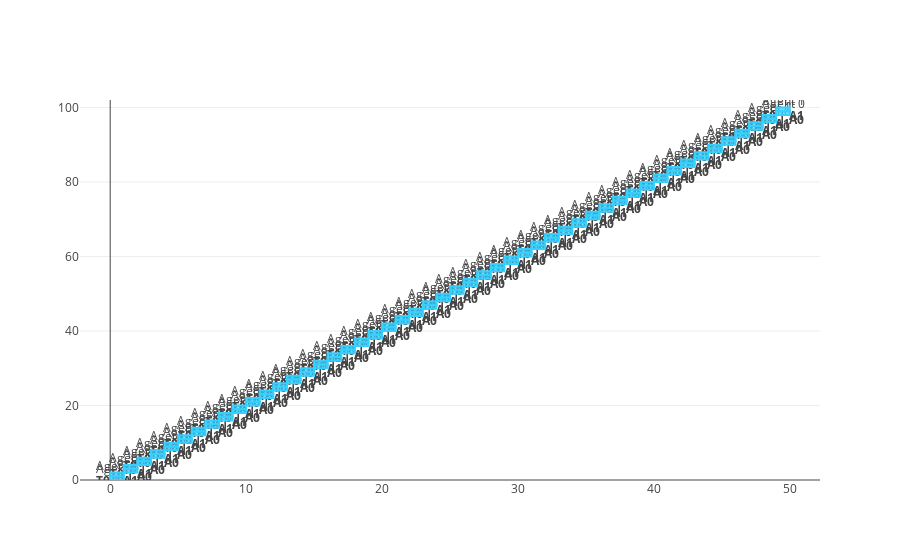

Here is the notebook cell this chart was saved with:
### Code cell
my_workplace.print_current_state()

### Figure 1 — Plotly figure (JSON) as saved in the notebook; plotly's stock layout.template omitted (floating-point values rounded to 4 significant figures)
{"data": [{"mode": "text", "text": ["Agent 0<br><b>T0 | A0</b>", "Agent 1<br><b>T0 | A1</b>", "Agent 0<br><b>T0 | A0</b>", "Agent 1<br><b>T0 | A1</b>", "Agent 0<br><b>T0 | A0</b>", "Agent 1<br><b>T0 | A1</b>", "Agent 0<br><b>T0 | A0</b>", "Agent 1<br><b>T0 | A1</b>", "Agent 0<br><b>T0 | A0</b>", "Agent 1<br><b>T0 | A1</b>", "Agent 0<br><b>T0 | A0</b>", "Agent 1<br><b>T0 | A1</b>", "Agent 0<br><b>T0 | A0</b>", "Agent 1<br><b>T0 | A1</b>", "Agent 0<br><b>T0 | A0</b>", "Agent 1<br><b>T0 | A1</b>", "Agent 0<br><b>T0 | A0</b>", "Agent 1<br><b>T0 | A1</b>", "Agent 0<br><b>T0 | A0</b>", "Agent 1<br><b>T0 | A1</b>", "Agent 0<br><b>T0 | A0</b>", "Agent 1<br><b>T0 | A1</b>", "Agent 0<br><b>T0 | A0</b>", "Agent 1<br><b>T0 | A1</b>", "Agent 0<br><b>T0 | A0</b>", "Agent 1<br><b>T0 | A1</b>", "Agent 0<br><b>T0 | A0</b>", "Agent 1<br><b>T0 | A1</b>", "Agent 0<br><b>T0 | A0</b>", "Agent 1<br><b>T0 | A1</b>", "Agent 0<br><b>T0 | A0</b>", "Agent 1<br><b>T0 | A1</b>", "Agent 0<br><b>T0 | A0</b>", "Agent 1<br><b>T0 | A1</b>", "Agent 0<br><b>T0 | A0</b>", "Agent 1<br><b>T0 | A1</b>", "Agent 0<br><b>T0 | A0</b>", "Agent 1<br><b>T0 | A1</b>", "Agent 0<br><b>T0 | A0</b>", "Agent 1<br><b>T0 | A1</b>", "Agent 0<br><b>T0 | A0</b>", "Agent 1<br><b>T0 | A1</b>", "Agent 0<br><b>T0 | A0</b>", "Agent 1<br><b>T0 | A1</b>", "Agent 0<br><b>T0 | A0</b>", "Agent 1<br><b>T0 | A1</b>", "Agent 0<br><b>T0 | A0</b>", "Agent 1<br><b>T0 | A1</b>", "Agent 0<br><b>T0 | A0</b>", "Agent 1<br><b>T0 | A1</b>", "Agent 0<br><b>T0 | A0</b>", "Agent 1<br><b>T0 | A1</b>", "Agent 0<br><b>T0 | A0</b>", "Agent 1<br><b>T0 | A1</b>", "Agent 0<br><b>T0 | A0</b>", "Agent 1<br><b>T0 | A1</b>", "Agent 0<br><b>T0 | A0</b>", "Agent 1<br><b>T0 | A1</b>", "Agent 0<br><b>T0 | A0</b>", "Agent 1<br><b>T0 | A1</b>", "Agent 0<br><b>T0 | A0</b>", "Agent 1<br><b>T0 | A1</b>", "Agent 0<br><b>T0 | A0</b>", "Agent 1<br><b>T0 | A1</b>", "Agent 0<br><b>T0 | A0</b>", "Agent 1<br><b>T0 | A1</b>", "Agent 0<br><b>T0 | A0</b>", "Agent 1<br><b>T0 | A1</b>", "Agent 0<br><b>T0 | A0</b>", "Agent 1<br><b>T0 | A1</b>", "Agent 0<br><b>T0 | A0</b>", "Agent 1<br><b>T0 | A1</b>", "Agent 0<br><b>T0 | A0</b>", "Agent 1<br><b>T0 | A1</b>", "Agent 0<br><b>T0 | A0</b>", "Agent 1<br><b>T0 | A1</b>", "Agent 0<br><b>T0 | A0</b>", "Agent 1<br><b>T0 | A1</b>", "Agent 0<br><b>T0 | A0</b>", "Agent 1<br><b>T0 | A1</b>", "Agent 0<br><b>T0 | A0</b>", "Agent 1<br><b>T0 | A1</b>", "Agent 0<br><b>T0 | A0</b>", "Agent 1<br><b>T0 | A1</b>", "Agent 0<br><b>T0 | A0</b>", "Agent 1<br><b>T0 | A1</b>", "Agent 0<br><b>T0 | A0</b>", "Agent 1<br><b>T0 | A1</b>", "Agent 0<br><b>T0 | A0</b>", "Agent 1<br><b>T0 | A1</b>", "Agent 0<br><b>T0 | A0</b>", "Agent 1<br><b>T0 | A1</b>", "Agent 0<br><b>T0 | A0</b>", "Agent 1<br><b>T0 | A1</b>", "Agent 0<br><b>T0 | A0</b>", "Agent 1<br><b>T0 | A1</b>", "Agent 0<br><b>T0 | A0</b>", "Agent 1<br><b>T0 | A1</b>", "Agent 0<br><b>T0 | A0</b>", "Agent 1<br><b>T0 | A1</b>"], "type": "scatter", "uid": "651bdc8d-f4da-495e-8a23-611c826e5120", "x": [0.5, 0.5, 1.5, 1.5, 2.5, 2.5, 3.5, 3.5, 4.5, 4.5, 5.5, 5.5, 6.5, 6.5, 7.5, 7.5, 8.5, 8.5, 9.5, 9.5, 10.5, 10.5, 11.5, 11.5, 12.5, 12.5, 13.5, 13.5, 14.5, 14.5, 15.5, 15.5, 16.5, 16.5, 17.5, 17.5, 18.5, 18.5, 19.5, 19.5, 20.5, 20.5, 21.5, 21.5, 22.5, 22.5, 23.5, 23.5, 24.5, 24.5, 25.5, 25.5, 26.5, 26.5, 27.5, 27.5, 28.5, 28.5, 29.5, 29.5, 30.5, 30.5, 31.5, 31.5, 32.5, 32.5, 33.5, 33.5, 34.5, 34.5, 35.5, 35.5, 36.5, 36.5, 37.5, 37.5, 38.5, 38.5, 39.5, 39.5, 40.5, 40.5, 41.5, 41.5, 42.5, 42.5, 43.5, 43.5, 44.5, 44.5, 45.5, 45.5, 46.5, 46.5, 47.5, 47.5, 48.5, 48.5, 49.5, 49.5], "y": [0.5, 1.5, 2.5, 3.5, 4.5, 5.5, 6.5, 7.5, 8.5, 9.5, 10.5, 11.5, 12.5, 13.5, 14.5, 15.5, 16.5, 17.5, 18.5, 19.5, 20.5, 21.5, 22.5, 23.5, 24.5, 25.5, 26.5, 27.5, 28.5, 29.5, 30.5, 31.5, 32.5, 33.5, 34.5, 35.5, 36.5, 37.5, 38.5, 39.5, 40.5, 41.5, 42.5, 43.5, 44.5, 45.5, 46.5, 47.5, 48.5, 49.5, 50.5, 51.5, 52.5, 53.5, 54.5, 55.5, 56.5, 57.5, 58.5, 59.5, 60.5, 61.5, 62.5, 63.5, 64.5, 65.5, 66.5, 67.5, 68.5, 69.5, 70.5, 71.5, 72.5, 73.5, 74.5, 75.5, 76.5, 77.5, 78.5, 79.5, 80.5, 81.5, 82.5, 83.5, 84.5, 85.5, 86.5, 87.5, 88.5, 89.5, 90.5, 91.5, 92.5, 93.5, 94.5, 95.5, 96.5, 97.5, 98.5, 99.5]}], "layout": {"shapes": [{"fillcolor": "rgba(53, 208, 255, 0.7)", "line": {"color": "rgba(53, 208, 255, 1)", "width": 2}, "type": "rect", "x0": 0, "x1": 1, "y0": 0, "y1": 1}, {"fillcolor": "rgba(53, 208, 255, 0.7)", "line": {"color": "rgba(53, 208, 255, 1)", "width": 2}, "type": "rect", "x0": 0, "x1": 1, "y0": 1, "y1": 2}, {"fillcolor": "rgba(53, 208, 255, 0.7)", "line": {"color": "rgba(53, 208, 255, 1)", "width": 2}, "type": "rect", "x0": 1, "x1": 2, "y0": 2, "y1": 3}, {"fillcolor": "rgba(53, 208, 255, 0.7)", "line": {"color": "rgba(53, 208, 255, 1)", "width": 2}, "type": "rect", "x0": 1, "x1": 2, "y0": 3, "y1": 4}, {"fillcolor": "rgba(53, 208, 255, 0.7)", "line": {"color": "rgba(53, 208, 255, 1)", "width": 2}, "type": "rect", "x0": 2, "x1": 3, "y0": 4, "y1": 5}, {"fillcolor": "rgba(53, 208, 255, 0.7)", "line": {"color": "rgba(53, 208, 255, 1)", "width": 2}, "type": "rect", "x0": 2, "x1": 3, "y0": 5, "y1": 6}, {"fillcolor": "rgba(53, 208, 255, 0.7)", "line": {"color": "rgba(53, 208, 255, 1)", "width": 2}, "type": "rect", "x0": 3, "x1": 4, "y0": 6, "y1": 7}, {"fillcolor": "rgba(53, 208, 255, 0.7)", "line": {"color": "rgba(53, 208, 255, 1)", "width": 2}, "type": "rect", "x0": 3, "x1": 4, "y0": 7, "y1": 8}, {"fillcolor": "rgba(53, 208, 255, 0.7)", "line": {"color": "rgba(53, 208, 255, 1)", "width": 2}, "type": "rect", "x0": 4, "x1": 5, "y0": 8, "y1": 9}, {"fillcolor": "rgba(53, 208, 255, 0.7)", "line": {"color": "rgba(53, 208, 255, 1)", "width": 2}, "type": "rect", "x0": 4, "x1": 5, "y0": 9, "y1": 10}, {"fillcolor": "rgba(53, 208, 255, 0.7)", "line": {"color": "rgba(53, 208, 255, 1)", "width": 2}, "type": "rect", "x0": 5, "x1": 6, "y0": 10, "y1": 11}, {"fillcolor": "rgba(53, 208, 255, 0.7)", "line": {"color": "rgba(53, 208, 255, 1)", "width": 2}, "type": "rect", "x0": 5, "x1": 6, "y0": 11, "y1": 12}, {"fillcolor": "rgba(53, 208, 255, 0.7)", "line": {"color": "rgba(53, 208, 255, 1)", "width": 2}, "type": "rect", "x0": 6, "x1": 7, "y0": 12, "y1": 13}, {"fillcolor": "rgba(53, 208, 255, 0.7)", "line": {"color": "rgba(53, 208, 255, 1)", "width": 2}, "type": "rect", "x0": 6, "x1": 7, "y0": 13, "y1": 14}, {"fillcolor": "rgba(53, 208, 255, 0.7)", "line": {"color": "rgba(53, 208, 255, 1)", "width": 2}, "type": "rect", "x0": 7, "x1": 8, "y0": 14, "y1": 15}, {"fillcolor": "rgba(53, 208, 255, 0.7)", "line": {"color": "rgba(53, 208, 255, 1)", "width": 2}, "type": "rect", "x0": 7, "x1": 8, "y0": 15, "y1": 16}, {"fillcolor": "rgba(53, 208, 255, 0.7)", "line": {"color": "rgba(53, 208, 255, 1)", "width": 2}, "type": "rect", "x0": 8, "x1": 9, "y0": 16, "y1": 17}, {"fillcolor": "rgba(53, 208, 255, 0.7)", "line": {"color": "rgba(53, 208, 255, 1)", "width": 2}, "type": "rect", "x0": 8, "x1": 9, "y0": 17, "y1": 18}, {"fillcolor": "rgba(53, 208, 255, 0.7)", "line": {"color": "rgba(53, 208, 255, 1)", "width": 2}, "type": "rect", "x0": 9, "x1": 10, "y0": 18, "y1": 19}, {"fillcolor": "rgba(53, 208, 255, 0.7)", "line": {"color": "rgba(53, 208, 255, 1)", "width": 2}, "type": "rect", "x0": 9, "x1": 10, "y0": 19, "y1": 20}, {"fillcolor": "rgba(53, 208, 255, 0.7)", "line": {"color": "rgba(53, 208, 255, 1)", "width": 2}, "type": "rect", "x0": 10, "x1": 11, "y0": 20, "y1": 21}, {"fillcolor": "rgba(53, 208, 255, 0.7)", "line": {"color": "rgba(53, 208, 255, 1)", "width": 2}, "type": "rect", "x0": 10, "x1": 11, "y0": 21, "y1": 22}, {"fillcolor": "rgba(53, 208, 255, 0.7)", "line": {"color": "rgba(53, 208, 255, 1)", "width": 2}, "type": "rect", "x0": 11, "x1": 12, "y0": 22, "y1": 23}, {"fillcolor": "rgba(53, 208, 255, 0.7)", "line": {"color": "rgba(53, 208, 255, 1)", "width": 2}, "type": "rect", "x0": 11, "x1": 12, "y0": 23, "y1": 24}, {"fillcolor": "rgba(53, 208, 255, 0.7)", "line": {"color": "rgba(53, 208, 255, 1)", "width": 2}, "type": "rect", "x0": 12, "x1": 13, "y0": 24, "y1": 25}, {"fillcolor": "rgba(53, 208, 255, 0.7)", "line": {"color": "rgba(53, 208, 255, 1)", "width": 2}, "type": "rect", "x0": 12, "x1": 13, "y0": 25, "y1": 26}, {"fillcolor": "rgba(53, 208, 255, 0.7)", "line": {"color": "rgba(53, 208, 255, 1)", "width": 2}, "type": "rect", "x0": 13, "x1": 14, "y0": 26, "y1": 27}, {"fillcolor": "rgba(53, 208, 255, 0.7)", "line": {"color": "rgba(53, 208, 255, 1)", "width": 2}, "type": "rect", "x0": 13, "x1": 14, "y0": 27, "y1": 28}, {"fillcolor": "rgba(53, 208, 255, 0.7)", "line": {"color": "rgba(53, 208, 255, 1)", "width": 2}, "type": "rect", "x0": 14, "x1": 15, "y0": 28, "y1": 29}, {"fillcolor": "rgba(53, 208, 255, 0.7)", "line": {"color": "rgba(53, 208, 255, 1)", "width": 2}, "type": "rect", "x0": 14, "x1": 15, "y0": 29, "y1": 30}, {"fillcolor": "rgba(53, 208, 255, 0.7)", "line": {"color": "rgba(53, 208, 255, 1)", "width": 2}, "type": "rect", "x0": 15, "x1": 16, "y0": 30, "y1": 31}, {"fillcolor": "rgba(53, 208, 255, 0.7)", "line": {"color": "rgba(53, 208, 255, 1)", "width": 2}, "type": "rect", "x0": 15, "x1": 16, "y0": 31, "y1": 32}, {"fillcolor": "rgba(53, 208, 255, 0.7)", "line": {"color": "rgba(53, 208, 255, 1)", "width": 2}, "type": "rect", "x0": 16, "x1": 17, "y0": 32, "y1": 33}, {"fillcolor": "rgba(53, 208, 255, 0.7)", "line": {"color": "rgba(53, 208, 255, 1)", "width": 2}, "type": "rect", "x0": 16, "x1": 17, "y0": 33, "y1": 34}, {"fillcolor": "rgba(53, 208, 255, 0.7)", "line": {"color": "rgba(53, 208, 255, 1)", "width": 2}, "type": "rect", "x0": 17, "x1": 18, "y0": 34, "y1": 35}, {"fillcolor": "rgba(53, 208, 255, 0.7)", "line": {"color": "rgba(53, 208, 255, 1)", "width": 2}, "type": "rect", "x0": 17, "x1": 18, "y0": 35, "y1": 36}, {"fillcolor": "rgba(53, 208, 255, 0.7)", "line": {"color": "rgba(53, 208, 255, 1)", "width": 2}, "type": "rect", "x0": 18, "x1": 19, "y0": 36, "y1": 37}, {"fillcolor": "rgba(53, 208, 255, 0.7)", "line": {"color": "rgba(53, 208, 255, 1)", "width": 2}, "type": "rect", "x0": 18, "x1": 19, "y0": 37, "y1": 38}, {"fillcolor": "rgba(53, 208, 255, 0.7)", "line": {"color": "rgba(53, 208, 255, 1)", "width": 2}, "type": "rect", "x0": 19, "x1": 20, "y0": 38, "y1": 39}, {"fillcolor": "rgba(53, 208, 255, 0.7)", "line": {"color": "rgba(53, 208, 255, 1)", "width": 2}, "type": "rect", "x0": 19, "x1": 20, "y0": 39, "y1": 40}, {"fillcolor": "rgba(53, 208, 255, 0.7)", "line": {"color": "rgba(53, 208, 255, 1)", "width": 2}, "type": "rect", "x0": 20, "x1": 21, "y0": 40, "y1": 41}, {"fillcolor": "rgba(53, 208, 255, 0.7)", "line": {"color": "rgba(53, 208, 255, 1)", "width": 2}, "type": "rect", "x0": 20, "x1": 21, "y0": 41, "y1": 42}, {"fillcolor": "rgba(53, 208, 255, 0.7)", "line": {"color": "rgba(53, 208, 255, 1)", "width": 2}, "type": "rect", "x0": 21, "x1": 22, "y0": 42, "y1": 43}, {"fillcolor": "rgba(53, 208, 255, 0.7)", "line": {"color": "rgba(53, 208, 255, 1)", "width": 2}, "type": "rect", "x0": 21, "x1": 22, "y0": 43, "y1": 44}, {"fillcolor": "rgba(53, 208, 255, 0.7)", "line": {"color": "rgba(53, 208, 255, 1)", "width": 2}, "type": "rect", "x0": 22, "x1": 23, "y0": 44, "y1": 45}, {"fillcolor": "rgba(53, 208, 255, 0.7)", "line": {"color": "rgba(53, 208, 255, 1)", "width": 2}, "type": "rect", "x0": 22, "x1": 23, "y0": 45, "y1": 46}, {"fillcolor": "rgba(53, 208, 255, 0.7)", "line": {"color": "rgba(53, 208, 255, 1)", "width": 2}, "type": "rect", "x0": 23, "x1": 24, "y0": 46, "y1": 47}, {"fillcolor": "rgba(53, 208, 255, 0.7)", "line": {"color": "rgba(53, 208, 255, 1)", "width": 2}, "type": "rect", "x0": 23, "x1": 24, "y0": 47, "y1": 48}, {"fillcolor": "rgba(53, 208, 255, 0.7)", "line": {"color": "rgba(53, 208, 255, 1)", "width": 2}, "type": "rect", "x0": 24, "x1": 25, "y0": 48, "y1": 49}, {"fillcolor": "rgba(53, 208, 255, 0.7)", "line": {"color": "rgba(53, 208, 255, 1)", "width": 2}, "type": "rect", "x0": 24, "x1": 25, "y0": 49, "y1": 50}, {"fillcolor": "rgba(53, 208, 255, 0.7)", "line": {"color": "rgba(53, 208, 255, 1)", "width": 2}, "type": "rect", "x0": 25, "x1": 26, "y0": 50, "y1": 51}, {"fillcolor": "rgba(53, 208, 255, 0.7)", "line": {"color": "rgba(53, 208, 255, 1)", "width": 2}, "type": "rect", "x0": 25, "x1": 26, "y0": 51, "y1": 52}, {"fillcolor": "rgba(53, 208, 255, 0.7)", "line": {"color": "rgba(53, 208, 255, 1)", "width": 2}, "type": "rect", "x0": 26, "x1": 27, "y0": 52, "y1": 53}, {"fillcolor": "rgba(53, 208, 255, 0.7)", "line": {"color": "rgba(53, 208, 255, 1)", "width": 2}, "type": "rect", "x0": 26, "x1": 27, "y0": 53, "y1": 54}, {"fillcolor": "rgba(53, 208, 255, 0.7)", "line": {"color": "rgba(53, 208, 255, 1)", "width": 2}, "type": "rect", "x0": 27, "x1": 28, "y0": 54, "y1": 55}, {"fillcolor": "rgba(53, 208, 255, 0.7)", "line": {"color": "rgba(53, 208, 255, 1)", "width": 2}, "type": "rect", "x0": 27, "x1": 28, "y0": 55, "y1": 56}, {"fillcolor": "rgba(53, 208, 255, 0.7)", "line": {"color": "rgba(53, 208, 255, 1)", "width": 2}, "type": "rect", "x0": 28, "x1": 29, "y0": 56, "y1": 57}, {"fillcolor": "rgba(53, 208, 255, 0.7)", "line": {"color": "rgba(53, 208, 255, 1)", "width": 2}, "type": "rect", "x0": 28, "x1": 29, "y0": 57, "y1": 58}, {"fillcolor": "rgba(53, 208, 255, 0.7)", "line": {"color": "rgba(53, 208, 255, 1)", "width": 2}, "type": "rect", "x0": 29, "x1": 30, "y0": 58, "y1": 59}, {"fillcolor": "rgba(53, 208, 255, 0.7)", "line": {"color": "rgba(53, 208, 255, 1)", "width": 2}, "type": "rect", "x0": 29, "x1": 30, "y0": 59, "y1": 60}, {"fillcolor": "rgba(53, 208, 255, 0.7)", "line": {"color": "rgba(53, 208, 255, 1)", "width": 2}, "type": "rect", "x0": 30, "x1": 31, "y0": 60, "y1": 61}, {"fillcolor": "rgba(53, 208, 255, 0.7)", "line": {"color": "rgba(53, 208, 255, 1)", "width": 2}, "type": "rect", "x0": 30, "x1": 31, "y0": 61, "y1": 62}, {"fillcolor": "rgba(53, 208, 255, 0.7)", "line": {"color": "rgba(53, 208, 255, 1)", "width": 2}, "type": "rect", "x0": 31, "x1": 32, "y0": 62, "y1": 63}, {"fillcolor": "rgba(53, 208, 255, 0.7)", "line": {"color": "rgba(53, 208, 255, 1)", "width": 2}, "type": "rect", "x0": 31, "x1": 32, "y0": 63, "y1": 64}, {"fillcolor": "rgba(53, 208, 255, 0.7)", "line": {"color": "rgba(53, 208, 255, 1)", "width": 2}, "type": "rect", "x0": 32, "x1": 33, "y0": 64, "y1": 65}, {"fillcolor": "rgba(53, 208, 255, 0.7)", "line": {"color": "rgba(53, 208, 255, 1)", "width": 2}, "type": "rect", "x0": 32, "x1": 33, "y0": 65, "y1": 66}, {"fillcolor": "rgba(53, 208, 255, 0.7)", "line": {"color": "rgba(53, 208, 255, 1)", "width": 2}, "type": "rect", "x0": 33, "x1": 34, "y0": 66, "y1": 67}, {"fillcolor": "rgba(53, 208, 255, 0.7)", "line": {"color": "rgba(53, 208, 255, 1)", "width": 2}, "type": "rect", "x0": 33, "x1": 34, "y0": 67, "y1": 68}, {"fillcolor": "rgba(53, 208, 255, 0.7)", "line": {"color": "rgba(53, 208, 255, 1)", "width": 2}, "type": "rect", "x0": 34, "x1": 35, "y0": 68, "y1": 69}, {"fillcolor": "rgba(53, 208, 255, 0.7)", "line": {"color": "rgba(53, 208, 255, 1)", "width": 2}, "type": "rect", "x0": 34, "x1": 35, "y0": 69, "y1": 70}, {"fillcolor": "rgba(53, 208, 255, 0.7)", "line": {"color": "rgba(53, 208, 255, 1)", "width": 2}, "type": "rect", "x0": 35, "x1": 36, "y0": 70, "y1": 71}, {"fillcolor": "rgba(53, 208, 255, 0.7)", "line": {"color": "rgba(53, 208, 255, 1)", "width": 2}, "type": "rect", "x0": 35, "x1": 36, "y0": 71, "y1": 72}, {"fillcolor": "rgba(53, 208, 255, 0.7)", "line": {"color": "rgba(53, 208, 255, 1)", "width": 2}, "type": "rect", "x0": 36, "x1": 37, "y0": 72, "y1": 73}, {"fillcolor": "rgba(53, 208, 255, 0.7)", "line": {"color": "rgba(53, 208, 255, 1)", "width": 2}, "type": "rect", "x0": 36, "x1": 37, "y0": 73, "y1": 74}, {"fillcolor": "rgba(53, 208, 255, 0.7)", "line": {"color": "rgba(53, 208, 255, 1)", "width": 2}, "type": "rect", "x0": 37, "x1": 38, "y0": 74, "y1": 75}, {"fillcolor": "rgba(53, 208, 255, 0.7)", "line": {"color": "rgba(53, 208, 255, 1)", "width": 2}, "type": "rect", "x0": 37, "x1": 38, "y0": 75, "y1": 76}, {"fillcolor": "rgba(53, 208, 255, 0.7)", "line": {"color": "rgba(53, 208, 255, 1)", "width": 2}, "type": "rect", "x0": 38, "x1": 39, "y0": 76, "y1": 77}, {"fillcolor": "rgba(53, 208, 255, 0.7)", "line": {"color": "rgba(53, 208, 255, 1)", "width": 2}, "type": "rect", "x0": 38, "x1": 39, "y0": 77, "y1": 78}, {"fillcolor": "rgba(53, 208, 255, 0.7)", "line": {"color": "rgba(53, 208, 255, 1)", "width": 2}, "type": "rect", "x0": 39, "x1": 40, "y0": 78, "y1": 79}, {"fillcolor": "rgba(53, 208, 255, 0.7)", "line": {"color": "rgba(53, 208, 255, 1)", "width": 2}, "type": "rect", "x0": 39, "x1": 40, "y0": 79, "y1": 80}, {"fillcolor": "rgba(53, 208, 255, 0.7)", "line": {"color": "rgba(53, 208, 255, 1)", "width": 2}, "type": "rect", "x0": 40, "x1": 41, "y0": 80, "y1": 81}, {"fillcolor": "rgba(53, 208, 255, 0.7)", "line": {"color": "rgba(53, 208, 255, 1)", "width": 2}, "type": "rect", "x0": 40, "x1": 41, "y0": 81, "y1": 82}, {"fillcolor": "rgba(53, 208, 255, 0.7)", "line": {"color": "rgba(53, 208, 255, 1)", "width": 2}, "type": "rect", "x0": 41, "x1": 42, "y0": 82, "y1": 83}, {"fillcolor": "rgba(53, 208, 255, 0.7)", "line": {"color": "rgba(53, 208, 255, 1)", "width": 2}, "type": "rect", "x0": 41, "x1": 42, "y0": 83, "y1": 84}, {"fillcolor": "rgba(53, 208, 255, 0.7)", "line": {"color": "rgba(53, 208, 255, 1)", "width": 2}, "type": "rect", "x0": 42, "x1": 43, "y0": 84, "y1": 85}, {"fillcolor": "rgba(53, 208, 255, 0.7)", "line": {"color": "rgba(53, 208, 255, 1)", "width": 2}, "type": "rect", "x0": 42, "x1": 43, "y0": 85, "y1": 86}, {"fillcolor": "rgba(53, 208, 255, 0.7)", "line": {"color": "rgba(53, 208, 255, 1)", "width": 2}, "type": "rect", "x0": 43, "x1": 44, "y0": 86, "y1": 87}, {"fillcolor": "rgba(53, 208, 255, 0.7)", "line": {"color": "rgba(53, 208, 255, 1)", "width": 2}, "type": "rect", "x0": 43, "x1": 44, "y0": 87, "y1": 88}, {"fillcolor": "rgba(53, 208, 255, 0.7)", "line": {"color": "rgba(53, 208, 255, 1)", "width": 2}, "type": "rect", "x0": 44, "x1": 45, "y0": 88, "y1": 89}, {"fillcolor": "rgba(53, 208, 255, 0.7)", "line": {"color": "rgba(53, 208, 255, 1)", "width": 2}, "type": "rect", "x0": 44, "x1": 45, "y0": 89, "y1": 90}, {"fillcolor": "rgba(53, 208, 255, 0.7)", "line": {"color": "rgba(53, 208, 255, 1)", "width": 2}, "type": "rect", "x0": 45, "x1": 46, "y0": 90, "y1": 91}, {"fillcolor": "rgba(53, 208, 255, 0.7)", "line": {"color": "rgba(53, 208, 255, 1)", "width": 2}, "type": "rect", "x0": 45, "x1": 46, "y0": 91, "y1": 92}, {"fillcolor": "rgba(53, 208, 255, 0.7)", "line": {"color": "rgba(53, 208, 255, 1)", "width": 2}, "type": "rect", "x0": 46, "x1": 47, "y0": 92, "y1": 93}, {"fillcolor": "rgba(53, 208, 255, 0.7)", "line": {"color": "rgba(53, 208, 255, 1)", "width": 2}, "type": "rect", "x0": 46, "x1": 47, "y0": 93, "y1": 94}, {"fillcolor": "rgba(53, 208, 255, 0.7)", "line": {"color": "rgba(53, 208, 255, 1)", "width": 2}, "type": "rect", "x0": 47, "x1": 48, "y0": 94, "y1": 95}, {"fillcolor": "rgba(53, 208, 255, 0.7)", "line": {"color": "rgba(53, 208, 255, 1)", "width": 2}, "type": "rect", "x0": 47, "x1": 48, "y0": 95, "y1": 96}, {"fillcolor": "rgba(53, 208, 255, 0.7)", "line": {"color": "rgba(53, 208, 255, 1)", "width": 2}, "type": "rect", "x0": 48, "x1": 49, "y0": 96, "y1": 97}, {"fillcolor": "rgba(53, 208, 255, 0.7)", "line": {"color": "rgba(53, 208, 255, 1)", "width": 2}, "type": "rect", "x0": 48, "x1": 49, "y0": 97, "y1": 98}, {"fillcolor": "rgba(53, 208, 255, 0.7)", "line": {"color": "rgba(53, 208, 255, 1)", "width": 2}, "type": "rect", "x0": 49, "x1": 50, "y0": 98, "y1": 99}, {"fillcolor": "rgba(53, 208, 255, 0.7)", "line": {"color": "rgba(53, 208, 255, 1)", "width": 2}, "type": "rect", "x0": 49, "x1": 50, "y0": 99, "y1": 100}], "xaxis": {"autorange": true, "showgrid": false}, "yaxis": {"range": [0, 102]}}}
